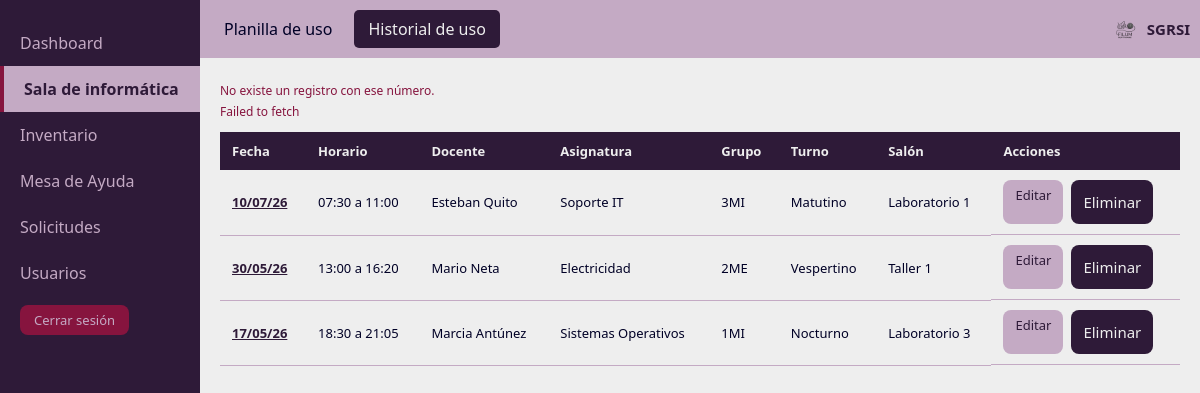
Screenshot of /FrontEnd/paginas/uso-sala/historial-uso-sala.php?aviso=noexiste (signed in) with the database file from the repository.
### tables this page shows
CREATE TABLE uso_sala (
    id_uso         INT UNSIGNED NOT NULL AUTO_INCREMENT,
    fecha          DATE         NOT NULL,
    hora_inicio    TIME         NOT NULL,
    hora_fin       TIME         NOT NULL,
    nombre_salon   VARCHAR(30)  NOT NULL,
    ci_solicitante CHAR(8)      NOT NULL,
    asignatura     VARCHAR(60)  NOT NULL,
    grupo          VARCHAR(10)  NOT NULL,
    turno          ENUM('Matutino', 'Vespertino', 'Nocturno') NOT NULL,

    CONSTRAINT pk_uso_sala             PRIMARY KEY (id_uso),
    CONSTRAINT fk_uso_sala_salon       FOREIGN KEY (nombre_salon)
        REFERENCES salon (nombre_salon)
        ON UPDATE CASCADE ON DELETE RESTRICT,
    CONSTRAINT fk_uso_sala_solicitante FOREIGN KEY (ci_solicitante)
        REFERENCES usuario (ci)
        ON UPDATE CASCADE ON DELETE RESTRICT,

    CONSTRAINT ck_uso_sala_horario CHECK (hora_fin > hora_inicio)
);

CREATE TABLE usuario (
    ci               CHAR(8)      NOT NULL,
    nombre_usuario   VARCHAR(60)  NOT NULL,
    contrasena       VARCHAR(255) NOT NULL,
    tipo_de_usuario  ENUM('Solicitante', 'Asistente', 'Coordinador')
                     NOT NULL DEFAULT 'Solicitante',
    estado_cuenta    ENUM('Activa', 'Inactiva')
                     NOT NULL DEFAULT 'Activa',

    CONSTRAINT pk_usuario       PRIMARY KEY (ci),
    CONSTRAINT ck_usuario_ci    CHECK (ci REGEXP '^[0-9]{8}$')
);

### BackEnd/logica/Sesion.php (called while the page is built, shortened)
<?php
class Sesion
{
    public static function hayUsuario()
    {
        $ultimaActividad = $_SESSION['ultima_actividad'] ?? null;
        return true;
    }
    public static function rol()
    {
        return self::hayUsuario() ? $_SESSION['rol'] : null;
    }
    public static function esCoordinador()
    {
        return self::rol() === 'Coordinador';
    }
    public static function esTecnico()
    {
        return self::rol() === 'Asistente' || self::rol() === 'Coordinador';
    }
    public static function tokenApi()
    {
        return $_SESSION['csrf_api'];
    }
}

### BackEnd/logica/ControlAcceso.php (called while the page is built, shortened)
<?php
require_once __DIR__ . '/Sesion.php';
class ControlAcceso
{
    public static function puedeGestionarUsuarios()
    {
        return Sesion::esCoordinador();
    }
    public static function puedeAtender()
    {
        return Sesion::esTecnico();
    }
}

### BackEnd/dao/Conexion.php (called while the page is built, shortened)
<?php
class Conexion
{
    private static $instancia = null;
    private $pdo;
    private function __construct()
    {
        $config = require __DIR__ . '/../config/database.php';
        $dsn = 'mysql:host=' . $config['host']
             . ';port=' . $config['puerto']
             . ';dbname=' . $config['basedatos']
             . ';charset=' . $config['charset'];
        try {
            $this->pdo = new PDO($dsn, $config['usuario'], $config['password']);
            $this->pdo->setAttribute(PDO::ATTR_ERRMODE, PDO::ERRMODE_EXCEPTION);
            $this->pdo->setAttribute(PDO::ATTR_DEFAULT_FETCH_MODE, PDO::FETCH_ASSOC);
        } catch (PDOException $e) {
            error_log('SGRSI: fallo la conexion. ' . $e->getMessage());
            throw new Exception('No se pudo conectar con la base de datos.');
        }
    }
    public static function getInstancia()
    {
        if (self::$instancia === null) {
            self::$instancia = new Conexion();
        }
        return self::$instancia;
    }
    public function getPdo()
    {
        return $this->pdo;
    }
}

### BackEnd/dao/UsoSalaDAO.php (called while the page is built, shortened)
<?php
require_once __DIR__ . '/Conexion.php';
class UsoSalaDAO
{
    private $pdo;
    public function __construct()
    {
        $this->pdo = Conexion::getInstancia()->getPdo();
    }
    public function obtenerTodos()
    {
        $stmt = $this->pdo->query(
            'SELECT u.id_uso, u.fecha, u.hora_inicio, u.hora_fin, u.nombre_salon,
                    u.asignatura, u.grupo, u.turno, u.ci_solicitante,
                    d.nombre_usuario AS nombre_docente
               FROM uso_sala u
               JOIN usuario d ON d.ci = u.ci_solicitante
              ORDER BY u.fecha DESC, u.hora_inicio DESC'
        );
        return $stmt->fetchAll(PDO::FETCH_ASSOC);
    }
}

### BackEnd/logica/GestorUsoSala.php (called while the page is built, shortened)
<?php
require_once __DIR__ . '/ResultadoGestion.php';
require_once __DIR__ . '/../dao/UsoSalaDAO.php';
class GestorUsoSala
{
    public function obtenerTodos()
    {
        return ResultadoGestion::ejecutar('uso de sala listar', function () { return (new UsoSalaDAO())->obtenerTodos(); });
    }
}

### BackEnd/logica/ResultadoGestion.php (called while the page is built, shortened)
<?php
class ResultadoGestion
{
    public static function ok($datos = null, $codigo = 200, $mensaje = '')
    {
        return ['ok' => true, 'codigo' => $codigo, 'mensaje' => $mensaje, 'datos' => $datos];
    }
    public static function ejecutar($operacion, $accion)
    {
        try {
            return self::ok($accion());
        } catch (Throwable $e) {
            error_log('SGRSI ' . $operacion . ': ' . $e->getMessage());
            return self::fallo(500, 'No se pudo completar la operación. Intentá de nuevo en unos minutos.');
        }
    }
    public static function valor($resultado)
    {
        return $resultado['datos'];
    }
}

### FrontEnd/paginas/uso-sala/historial-uso-sala.php (the view, shortened to what this page needs)
<?php
require_once __DIR__ . '/../../../BackEnd/logica/ControlAcceso.php';
require_once __DIR__ . '/../../../BackEnd/logica/GestorUsoSala.php';
$gestor = new GestorUsoSala();
$avisos = [
    'creado'    => ['exito', 'El uso de la sala se registró correctamente.'],
    'guardado'  => ['exito', 'Los cambios se guardaron.'],
    'eliminado' => ['exito', 'El registro se eliminó.'],
    'permiso'   => ['error', 'Solo el coordinador puede eliminar registros.'],
    'ajeno'     => ['error', 'Ese registro no es tuyo.'],
    'noexiste'  => ['error', 'No existe un registro con ese número.'],
    'error'     => ['error', 'No se pudo completar la operación. Intentá de nuevo en unos minutos.'],
];
$mensaje = null;
$aviso   = isset($_GET['aviso']) ? $_GET['aviso'] : '';
if (isset($avisos[$aviso])) {
    $mensaje = ['tipo' => $avisos[$aviso][0], 'texto' => $avisos[$aviso][1]];
}
try {
    if (ControlAcceso::puedeAtender()) {
        $usos = ResultadoGestion::valor($gestor->obtenerTodos());
    } else {
        $usos = ResultadoGestion::valor($gestor->obtenerPorSolicitante(Sesion::ci()));
    }
} catch (Exception $e) {
    error_log('SGRSI historial-uso-sala.php listar: ' . $e->getMessage());
    $usos = [];
    $mensaje = ['tipo' => 'error', 'texto' => 'No se pudo cargar el historial. Intentá de nuevo en unos minutos.'];
}
function v($texto)
{
    return htmlspecialchars((string) $texto, ENT_QUOTES, 'UTF-8');
}
?>
<!DOCTYPE html>
<html lang="es">
<head>
    <link rel="stylesheet" href="../../css/main.css">
    <link rel="stylesheet" href="../../css/sala.css">
</head>
<body>
    <div class="layout">
        <nav class="sidebar">
            <ul>
                <?php if (Sesion::esCoordinador()) { ?>
                    <li class="sidebar-item"><a href="../dashboard/dashboard.php">Dashboard</a></li>
                <?php } ?>
                <li class="sidebar-item activo">Sala de informática</li>
                <?php if (ControlAcceso::puedeAtender()) { ?>
                    <li class="sidebar-item"><a href="../inventario/nuevo-equipo.php">Inventario</a></li>
                <?php } ?>
                <li class="sidebar-item"><a href="../mesa-de-ayuda/nuevo-ticket.php">Mesa de Ayuda</a></li>
                <li class="sidebar-item"><a href="../solicitudes/nueva-solicitud.php">Solicitudes</a></li>
                <?php if (ControlAcceso::puedeGestionarUsuarios()) { ?>
                    <li class="sidebar-item"><a href="../usuarios/nuevo-usuario.php">Usuarios</a></li>
                <?php } ?>
                <li class="sidebar-item"><a href="../../cerrar-sesion.php" class="btn-salir">Cerrar sesión</a></li>
            </ul>
        </nav>
        <main class="main">
            <header class="topbar-nav">
                <nav>
                    <ul>
                        <li class="topbar-item"><a href="planilla-uso-sala.php">Planilla de uso</a></li>
                        <li class="topbar-item activo">Historial de uso</li>
                    </ul>
                </nav>
                <div class="topbar-logo">
                    <img src="../../img/logo.png" alt="Logo SGRSI">
                    <span>SGRSI</span>
                </div>
            </header>
            <section class="content">
                <?php if ($mensaje) { ?>
                    <p class="error-mensaje <?php echo $mensaje['tipo'] === 'exito' ? 'mensaje-exito' : ''; ?>" style="display: block;">
                        <?php echo v($mensaje['texto']); ?>
                    </p>
                <?php } ?>
                <p id="resultado-historial" class="error-mensaje" role="status" aria-live="polite"></p>
                <div class="tabla-wrapper">
                    <table>
                        <thead>
                            <tr>
                                <th>Fecha</th>
                                <th>Horario</th>
                                <th>Docente</th>
                                <th>Asignatura</th>
                                <th>Grupo</th>
                                <th>Turno</th>
                                <th>Salón</th>
                                <th>Acciones</th>
                            </tr>
                        </thead>
                        <tbody id="lista-usos" data-csrf="<?php echo v(Sesion::tokenApi()); ?>" data-coordinador="<?php echo Sesion::esCoordinador() ? '1' : '0'; ?>">
                            <?php foreach ($usos as $uso) { ?>
                                <tr>
                                    <td><a class="tabla-enlace" href="detalle-uso-sala.php?id=<?php echo urlencode($uso['id_uso']); ?>"><?php echo v(date('d/m/y', strtotime($uso['fecha']))); ?></a></td>
                                    <td><?php echo v(substr($uso['hora_inicio'], 0, 5)); ?> a <?php echo v(substr($uso['hora_fin'], 0, 5)); ?></td>
                                    <td><?php echo v($uso['nombre_docente']); ?></td>
                                    <td><?php echo v($uso['asignatura']); ?></td>
                                    <td><?php echo v($uso['grupo']); ?></td>
                                    <td><?php echo v($uso['turno']); ?></td>
                                    <td><?php echo v($uso['nombre_salon']); ?></td>
                                    <td class="acciones">
                                        <a class="btn-editar" href="detalle-uso-sala.php?id=<?php echo urlencode($uso['id_uso']); ?>&amp;modo=editar">Editar</a>
                                        <?php if (Sesion::esCoordinador()) { ?>
                                            <form action="historial-uso-sala.php" method="post" class="form-en-linea">
                                                <button type="submit" class="btn-eliminar" data-confirmar="1">Eliminar</button>
                                            </form>
                                        <?php } ?>
                                    </td>
                                </tr>
                            <?php } ?>
                        </tbody>
                    </table>
                </div>
            </section>
        </main>
    </div>
</body>
</html>

### rows the page displays
uso_sala: fecha "10/07/26", hora_inicio "07:30", hora_fin "11:00", ci_solicitante.nombre_usuario "Esteban Quito", asignatura "Soporte IT", grupo "3MI", turno "Matutino", nombre_salon "Laboratorio 1"
uso_sala: fecha "30/05/26", hora_inicio "13:00", hora_fin "16:20", ci_solicitante.nombre_usuario "Mario Neta", asignatura "Electricidad", grupo "2ME", turno "Vespertino", nombre_salon "Taller 1"
uso_sala: fecha "17/05/26", hora_inicio "18:30", hora_fin "21:05", ci_solicitante.nombre_usuario "Marcia Antúnez", asignatura "Sistemas Operativos", grupo "1MI", turno "Nocturno", nombre_salon "Laboratorio 3"

### other values shown
v($mensaje['texto']) "No existe un registro con ese número."
